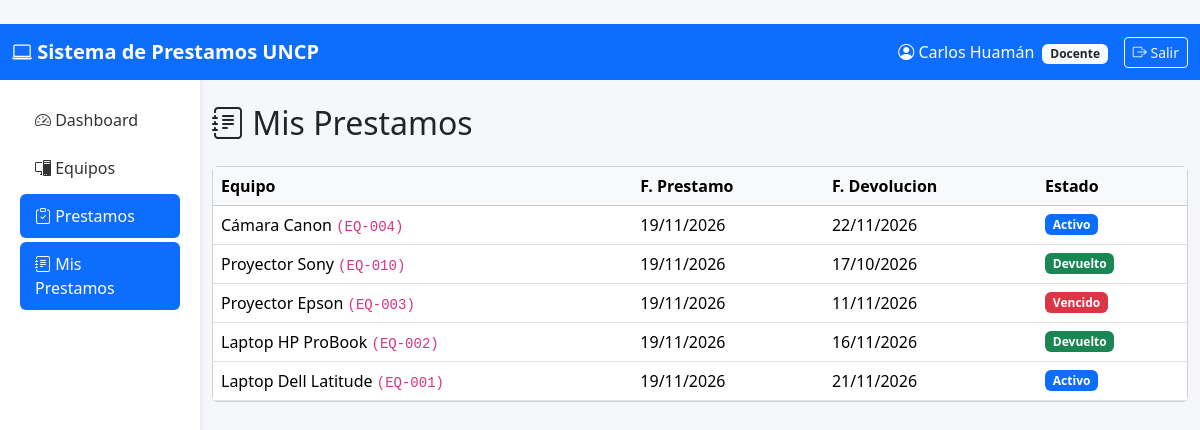
The app's page /prestamos/mis-prestamos/ (signed in) with its own data.
### core/models.py (models this page shows, shortened)
class Usuario(AbstractUser):
    ROL_CHOICES = (
        ('admin', 'Administrador (Jefe de Laboratorio)'),
        ('docente', 'Docente'),
        ('asistente', 'Asistente'),
    )
    rol = models.CharField(max_length=20, choices=ROL_CHOICES, default='docente')
    codigo_uncp = models.CharField(max_length=20, unique=True, blank=True, null=True)
    telefono = models.CharField(max_length=15, blank=True)
    fecha_creacion = models.DateTimeField(auto_now_add=True)
    class Meta:
        verbose_name = 'Usuario'
        verbose_name_plural = 'Usuarios'
    @property
    def es_admin(self):
        return self.rol == 'admin' or self.is_superuser
    @property
    def es_docente(self):
        return self.rol == 'docente'

class Prestamo(models.Model):
    ESTADO_CHOICES = (
        ('activo', 'Activo'),
        ('devuelto', 'Devuelto'),
        ('vencido', 'Vencido'),
    )
    docente = models.ForeignKey(
        Usuario, on_delete=models.PROTECT,
        related_name='prestamos', limit_choices_to={'rol': 'docente'}
    )
    equipo = models.ForeignKey(Equipo, on_delete=models.PROTECT, related_name='prestamos')
    cantidad = models.PositiveIntegerField(default=1, validators=[MinValueValidator(1)])
    fecha_prestamo = models.DateTimeField(auto_now_add=True)
    fecha_devolucion_esperada = models.DateTimeField()
    fecha_devolucion_real = models.DateTimeField(null=True, blank=True)
    estado = models.CharField(max_length=20, choices=ESTADO_CHOICES, default='activo')
    estado_equipo_retorno = models.CharField(
        max_length=20, choices=Equipo.ESTADO_CHOICES,
        blank=True, null=True,
        help_text="Estado del equipo al momento de la devolución"
    )
    observaciones = models.TextField(blank=True, help_text="Observaciones del préstamo")
    observaciones_devolucion = models.TextField(blank=True)
    registrado_por = models.ForeignKey(
        Usuario, on_delete=models.SET_NULL, null=True,
        related_name='prestamos_registrados'
    )
    class Meta:
        verbose_name = 'Préstamo'
        verbose_name_plural = 'Préstamos'
        ordering = ['-fecha_prestamo']

class Equipo(models.Model):
    ESTADO_CHOICES = (
        ('operativo', 'Operativo'),
        ('mantenimiento', 'En Mantenimiento'),
        ('baja', 'Dado de Baja'),
    )
    CATEGORIA_CHOICES = (
        ('laptop', 'Laptop'),
        ('proyector', 'Proyector'),
        ('camara', 'Cámara'),
        ('arduino', 'Kit Arduino'),
        ('router', 'Router'),
        ('switch', 'Switch'),
        ('otro', 'Otro'),
    )
    codigo_patrimonial = models.CharField(max_length=30, unique=True)
    nombre = models.CharField(max_length=150)
    marca = models.CharField(max_length=100)
    modelo = models.CharField(max_length=100)
    categoria = models.CharField(max_length=20, choices=CATEGORIA_CHOICES)
    estado = models.CharField(max_length=20, choices=ESTADO_CHOICES, default='operativo')
    laboratorio = models.ForeignKey(
        Laboratorio, on_delete=models.PROTECT, related_name='equipos'
    )
    descripcion = models.TextField(blank=True)
    fecha_adquisicion = models.DateField(null=True, blank=True)
    ultimo_mantenimiento = models.DateField(null=True, blank=True)
    fecha_registro = models.DateTimeField(auto_now_add=True)
    class Meta:
        verbose_name = 'Equipo'
        verbose_name_plural = 'Equipos'
        ordering = ['codigo_patrimonial']

### core/views.py (the view)
# urls.py: path('prestamos/mis-prestamos/', views.mis_prestamos, name='mis_prestamos'),
@login_required
def mis_prestamos(request):
    prestamos = Prestamo.objects.filter(docente=request.user).select_related('equipo')
    context = {'prestamos': prestamos}
    return render(request, 'core/mis_prestamos.html', context)

### core/templates/core/mis_prestamos.html (shortened to what this page needs)
﻿{% extends 'base.html' %}
{% block content %}
<h2 class="mb-4"><i class="bi bi-journal-text"></i> Mis Prestamos</h2>
<div class="card">
  <div class="card-body p-0">
    <table class="table table-hover mb-0">
      <thead class="table-light">
        <tr>
          <th>Equipo</th>
          <th>F. Prestamo</th>
          <th>F. Devolucion</th>
          <th>Estado</th>
        </tr>
      </thead>
      <tbody>
        {% for p in prestamos %}
        <tr>
          <td>{{ p.equipo.nombre }} <code>({{ p.equipo.codigo_patrimonial }})</code></td>
          <td>{{ p.fecha_prestamo|date:"d/m/Y" }}</td>
          <td>{{ p.fecha_devolucion_esperada|date:"d/m/Y" }}</td>
          <td>
            {% if p.estado == "activo" %}
              <span class="badge bg-primary">Activo</span>
            {% elif p.estado == "vencido" %}
              <span class="badge bg-danger">Vencido</span>
            {% else %}
              <span class="badge bg-success">Devuelto</span>
            {% endif %}
          </td>
        </tr>
        {% empty %}
        <tr>
          <td colspan="4" class="text-center text-muted py-4">No tienes prestamos registrados.</td>
        </tr>
        {% endfor %}
      </tbody>
    </table>
  </div>
</div>
{% endblock content %}

### core/templates/base.html (shortened to what this page needs)
﻿{% load static %}
<!DOCTYPE html>
<html lang="es">
<head>
    <link href="https://cdn.jsdelivr.net/npm/bootstrap@5.3.2/dist/css/bootstrap.min.css" rel="stylesheet">
    <link href="https://cdn.jsdelivr.net/npm/bootstrap-icons@1.11.1/font/bootstrap-icons.css" rel="stylesheet">
</head>
<body>
    <nav class="navbar navbar-expand-lg navbar-dark bg-primary">
        <div class="container-fluid">
            <a class="navbar-brand" href="{% url 'dashboard' %}">
                <i class="bi bi-laptop"></i> Sistema de Prestamos UNCP
            </a>
            <div class="ms-auto d-flex align-items-center">
                {% if user.is_authenticated %}
                    <span class="text-white me-3">
                        <i class="bi bi-person-circle"></i>
                        {{ user.get_full_name|default:user.username }}
                        <small class="badge bg-light text-dark ms-1">{{ user.get_rol_display }}</small>
                    </span>
                    <a href="{% url 'logout' %}" class="btn btn-outline-light btn-sm">
                        <i class="bi bi-box-arrow-right"></i> Salir
                    </a>
                {% endif %}
            </div>
        </div>
    </nav>
    <div class="container-fluid">
        <div class="row">
            {% if user.is_authenticated %}
            <aside class="col-md-2 sidebar py-3">
                <ul class="nav flex-column">
                    <li class="nav-item">
                        <a class="nav-link {% if request.resolver_match.url_name == 'dashboard' %}active{% endif %}" href="{% url 'dashboard' %}">
                            <i class="bi bi-speedometer2"></i> Dashboard
                        </a>
                    </li>
                    <li class="nav-item">
                        <a class="nav-link {% if 'equipo' in request.resolver_match.url_name %}active{% endif %}" href="{% url 'equipo_list' %}">
                            <i class="bi bi-pc-display"></i> Equipos
                        </a>
                    </li>
                    <li class="nav-item">
                        <a class="nav-link {% if 'prestamo' in request.resolver_match.url_name %}active{% endif %}" href="{% url 'prestamo_list' %}">
                            <i class="bi bi-clipboard-check"></i> Prestamos
                        </a>
                    </li>
                    {% if user.es_docente %}
                    <li class="nav-item">
                        <a class="nav-link {% if request.resolver_match.url_name == 'mis_prestamos' %}active{% endif %}" href="{% url 'mis_prestamos' %}">
                            <i class="bi bi-journal-text"></i> Mis Prestamos
                        </a>
                    </li>
                    {% endif %}
                </ul>
            </aside>
            <main class="col-md-10 py-4">
            {% else %}
            <main class="col-12 py-4">
            {% endif %}
                {% block content %}{% endblock content %}
            </main>
        </div>
    </div>
</body>
</html>

### core/templates/base.html (style rules this page uses)
body { background-color: #f5f7fa; }
.navbar-brand { font-weight: bold; }
.sidebar { min-height: calc(100vh - 56px); background: white; box-shadow: 2px 0 5px rgba(0,0,0,0.05); }
.sidebar .nav-link { color: #333; padding: 10px 15px; border-radius: 6px; margin: 2px 8px; }
.sidebar .nav-link.active { background: #0d6efd; color: white; }

### records on screen
Usuario: get_full_name "Carlos Huamán", rol "Docente"
Prestamo: equipo.nombre "Cámara Canon", equipo.codigo_patrimonial "EQ-004", fecha_prestamo "19/11/2026", fecha_devolucion_esperada "22/11/2026", estado "Activo"
Prestamo: equipo.nombre "Proyector Sony", equipo.codigo_patrimonial "EQ-010", fecha_prestamo "19/11/2026", fecha_devolucion_esperada "17/10/2026", estado "Devuelto"
Prestamo: equipo.nombre "Proyector Epson", equipo.codigo_patrimonial "EQ-003", fecha_prestamo "19/11/2026", fecha_devolucion_esperada "11/11/2026", estado "Vencido"
Prestamo: equipo.nombre "Laptop HP ProBook", equipo.codigo_patrimonial "EQ-002", fecha_prestamo "19/11/2026", fecha_devolucion_esperada "16/11/2026", estado "Devuelto"
Prestamo: equipo.nombre "Laptop Dell Latitude", equipo.codigo_patrimonial "EQ-001", fecha_prestamo "19/11/2026", fecha_devolucion_esperada "21/11/2026", estado "Activo"
